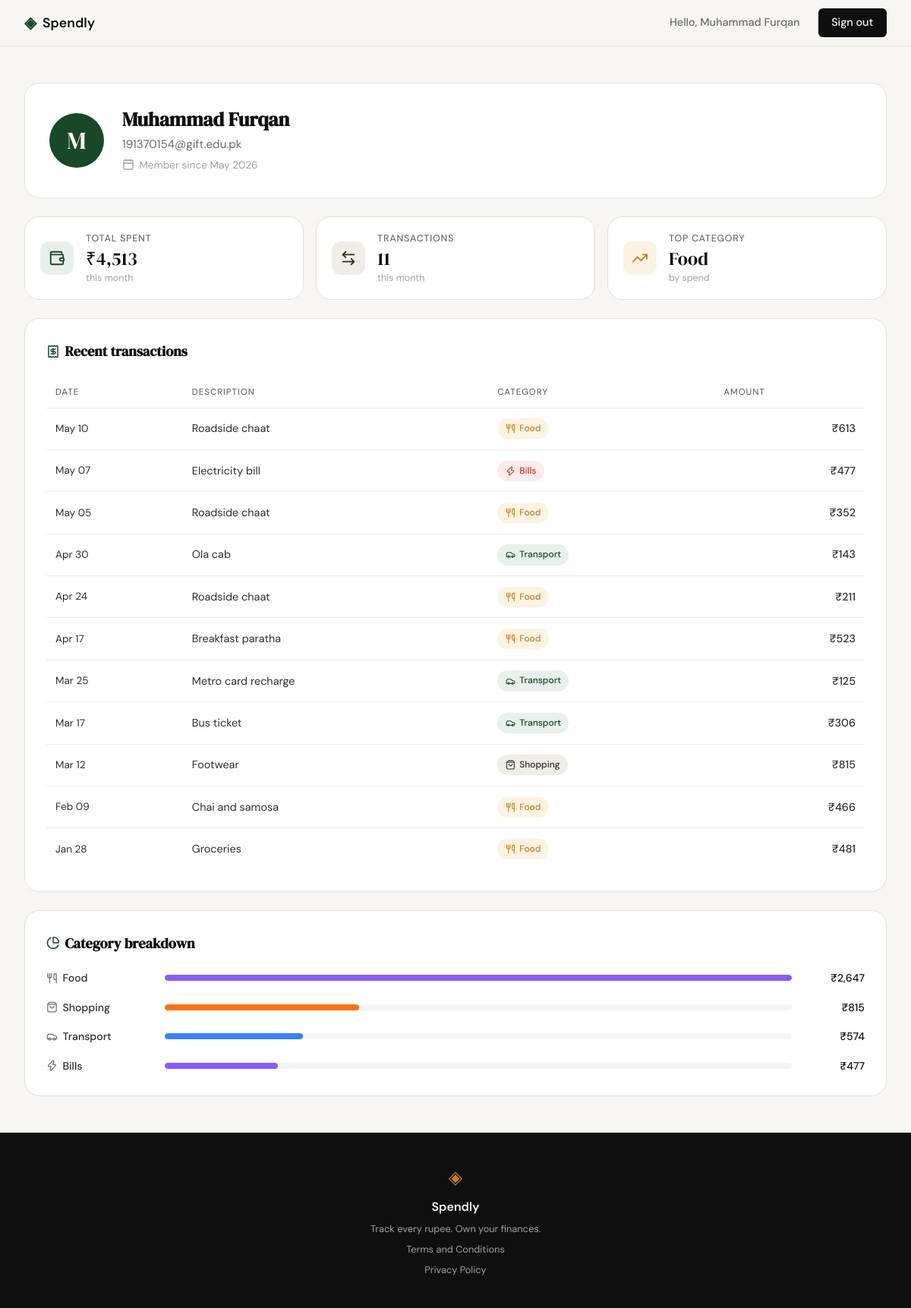
/profile (signed in), run on the app's committed database.
### tables this page shows
CREATE TABLE users (
            id            INTEGER PRIMARY KEY AUTOINCREMENT,
            name          TEXT    NOT NULL,
            email         TEXT    UNIQUE NOT NULL,
            password_hash TEXT    NOT NULL,
            created_at    TEXT    DEFAULT (datetime('now'))
        );

CREATE TABLE expenses (
            id          INTEGER PRIMARY KEY AUTOINCREMENT,
            user_id     INTEGER NOT NULL REFERENCES users(id),
            amount      REAL    NOT NULL,
            category    TEXT    NOT NULL,
            date        TEXT    NOT NULL,
            description TEXT,
            created_at  TEXT    DEFAULT (datetime('now'))
        );

### app.py (the view)
@app.route("/profile")
def profile():
    if not session.get("user_id"):
        return redirect(url_for("login"))
    conn = get_db()
    user_row = conn.execute(
        "SELECT id, name, email, created_at FROM users WHERE id = ?",
        (session["user_id"],),
    ).fetchone()
    if user_row is None:
        conn.close()
        session.clear()
        return redirect(url_for("login"))
    expense_rows = conn.execute(
        "SELECT amount, category, date, description FROM expenses "
        "WHERE user_id = ? ORDER BY date DESC, id DESC",
        (user_row["id"],),
    ).fetchall()
    conn.close()
    return render_template(
        "profile.html",
        user=build_user_context(user_row),
        stats=build_stats(expense_rows),
        transactions=build_transactions(expense_rows),
        breakdown=build_breakdown(expense_rows),
    )

### database/db.py (called while the page is built)
def get_db():
    db_path = os.path.join(os.path.dirname(os.path.dirname(__file__)), "spendly.db")
    conn = sqlite3.connect(db_path)
    conn.row_factory = sqlite3.Row
    conn.execute("PRAGMA foreign_keys = ON")
    return conn

### database/queries.py (called while the page is built)
def format_amount(value):
    return "₹" + f"{int(round(value or 0)):,}"

def build_user_context(user_row):
    name = (user_row["name"] or "").strip()
    initial = name[:1].upper() if name else "?"
    created_at = user_row["created_at"] or ""
    try:
        member_since = datetime.strptime(created_at[:19], "%Y-%m-%d %H:%M:%S").strftime("%b %Y")
    except ValueError:
        try:
            member_since = datetime.strptime(created_at[:10], "%Y-%m-%d").strftime("%b %Y")
        except ValueError:
            member_since = ""
    return {
        "name":         name,
        "email":        user_row["email"],
        "initial":      initial,
        "member_since": member_since,
    }

### templates/profile.html (shortened to what this page needs)
{% extends "base.html" %}
{% block content %}
<section class="profile-section">
    <div class="profile-hero">
        <div class="profile-avatar">{{ user.initial }}</div>
        <div class="profile-identity">
            <h1 class="profile-name">{{ user.name }}</h1>
            <p class="profile-email">{{ user.email }}</p>
            <p class="profile-meta">
                <i data-lucide="calendar" class="icon-inline"></i>
                Member since {{ user.member_since }}
            </p>
        </div>
    </div>
    <div class="profile-stats">
        <div class="profile-stat">
            <div class="profile-stat-icon profile-stat-icon--accent">
                <i data-lucide="wallet"></i>
            </div>
            <div class="profile-stat-body">
                <span class="profile-stat-label">Total spent</span>
                <span class="profile-stat-value">{{ stats.total_spent }}</span>
                <span class="profile-stat-note">this month</span>
            </div>
        </div>
        <div class="profile-stat">
            <div class="profile-stat-icon profile-stat-icon--neutral">
                <i data-lucide="arrow-left-right"></i>
            </div>
            <div class="profile-stat-body">
                <span class="profile-stat-label">Transactions</span>
                <span class="profile-stat-value">{{ stats.tx_count }}</span>
                <span class="profile-stat-note">this month</span>
            </div>
        </div>
        <div class="profile-stat">
            <div class="profile-stat-icon profile-stat-icon--accent2">
                <i data-lucide="trending-up"></i>
            </div>
            <div class="profile-stat-body">
                <span class="profile-stat-label">Top category</span>
                <span class="profile-stat-value">{{ stats.top_category }}</span>
                <span class="profile-stat-note">by spend</span>
            </div>
        </div>
    </div>
    <div class="profile-panel">
        <h2 class="profile-panel-title">
            <i data-lucide="receipt" class="icon-inline"></i>
            Recent transactions
        </h2>
        <div class="profile-table-wrap">
            <table class="profile-table">
                <thead>
                    <tr>
                        <th>Date</th>
                        <th>Description</th>
                        <th>Category</th>
                        <th class="ta-right">Amount</th>
                    </tr>
                </thead>
                <tbody>
                    {% for tx in transactions %}
                    <tr>
                        <td class="profile-table-date">{{ tx.date }}</td>
                        <td>{{ tx.description }}</td>
                        <td>
                            <span class="cat-badge cat-badge--{{ tx.category }}">
                                <i data-lucide="{{ tx.icon }}"></i>
                                {{ tx.category_label }}
                            </span>
                        </td>
                        <td class="ta-right profile-table-amt">{{ tx.amount }}</td>
                    </tr>
                    {% endfor %}
                </tbody>
            </table>
        </div>
    </div>
    <div class="profile-panel">
        <h2 class="profile-panel-title">
            <i data-lucide="pie-chart" class="icon-inline"></i>
            Category breakdown
        </h2>
        <div class="profile-breakdown">
            {% for row in breakdown %}
            <div class="profile-breakdown-row">
                <span class="profile-breakdown-label">
                    <i data-lucide="{{ row.icon }}" class="icon-inline"></i>
                    {{ row.category_label }}
                </span>
                <div class="lbar-track">
                    <div class="lbar-fill {{ row.bar_class }}" style="width: {{ row.percent }}%"></div>
                </div>
                <span class="profile-breakdown-amt">{{ row.amount }}</span>
            </div>
            {% endfor %}
        </div>
    </div>
</section>
{% endblock %}

### templates/base.html (shortened to what this page needs)
<!DOCTYPE html>
<html lang="en">
<head>
    <link rel="stylesheet" href="{{ url_for('static', filename='css/style.css') }}">
</head>
<body>
    <nav class="navbar">
        <div class="nav-inner">
            <a href="{{ url_for('landing') }}" class="nav-brand">
                <span class="brand-icon">◈</span>
                <span class="brand-name">Spendly</span>
            </a>
            <div class="nav-links">
                {% if session.get('user_id') %}
                    <a href="{{ url_for('profile') }}" class="nav-user">Hello, {{ session.name }}</a>
                    <a href="{{ url_for('logout') }}" class="nav-cta">Sign out</a>
                {% else %}
                    <a href="{{ url_for('login') }}">Sign in</a>
                    <a href="{{ url_for('register') }}" class="nav-cta">Get started</a>
                {% endif %}
            </div>
        </div>
    </nav>
    <main class="main-content">
        {% block content %}{% endblock %}
    </main>
    <footer class="footer">
        <div class="footer-inner">
            <span class="brand-icon">◈</span>
            <span class="footer-name">Spendly</span>
            <p class="footer-copy">Track every rupee. Own your finances.</p>
            <p class="footer-copy"><a href="{{ url_for('terms') }}">Terms and Conditions</a></p>
            <p class="footer-copy"><a href="{{ url_for('privacy') }}">Privacy Policy</a>
        </div>
    </footer>
</body>
</html>

### data on the page
users: name "Muhammad Furqan", email "191370154@gift.edu.pk"
expenses: date "May 10", description "Roadside chaat", category_label "Food", amount "₹613"
expenses: date "May 07", description "Electricity bill", category_label "Bills", amount "₹477"
expenses: date "May 05", description "Roadside chaat", category_label "Food", amount "₹352"
expenses: date "Apr 30", description "Ola cab", category_label "Transport", amount "₹143"
expenses: date "Apr 24", description "Roadside chaat", category_label "Food", amount "₹211"
expenses: date "Apr 17", description "Breakfast paratha", category_label "Food", amount "₹523"
expenses: date "Mar 25", description "Metro card recharge", category_label "Transport", amount "₹125"
expenses: date "Mar 17", description "Bus ticket", category_label "Transport", amount "₹306"
expenses: date "Mar 12", description "Footwear", category_label "Shopping", amount "₹815"
expenses: date "Feb 09", description "Chai and samosa", category_label "Food", amount "₹466"
expenses: date "Jan 28", description "Groceries", category_label "Food", amount "₹481"

### other printed values
{{ user.initial }} "M"
{{ user.member_since }} "May 2026"
{{ stats.total_spent }} "₹4,513"
{{ stats.tx_count }} "11"
{{ stats.top_category }} "Food"
{{ row.category_label }} "Food" "Shopping" "Transport" "Bills"
{{ row.amount }} "₹2,647" "₹815" "₹574" "₹477"
